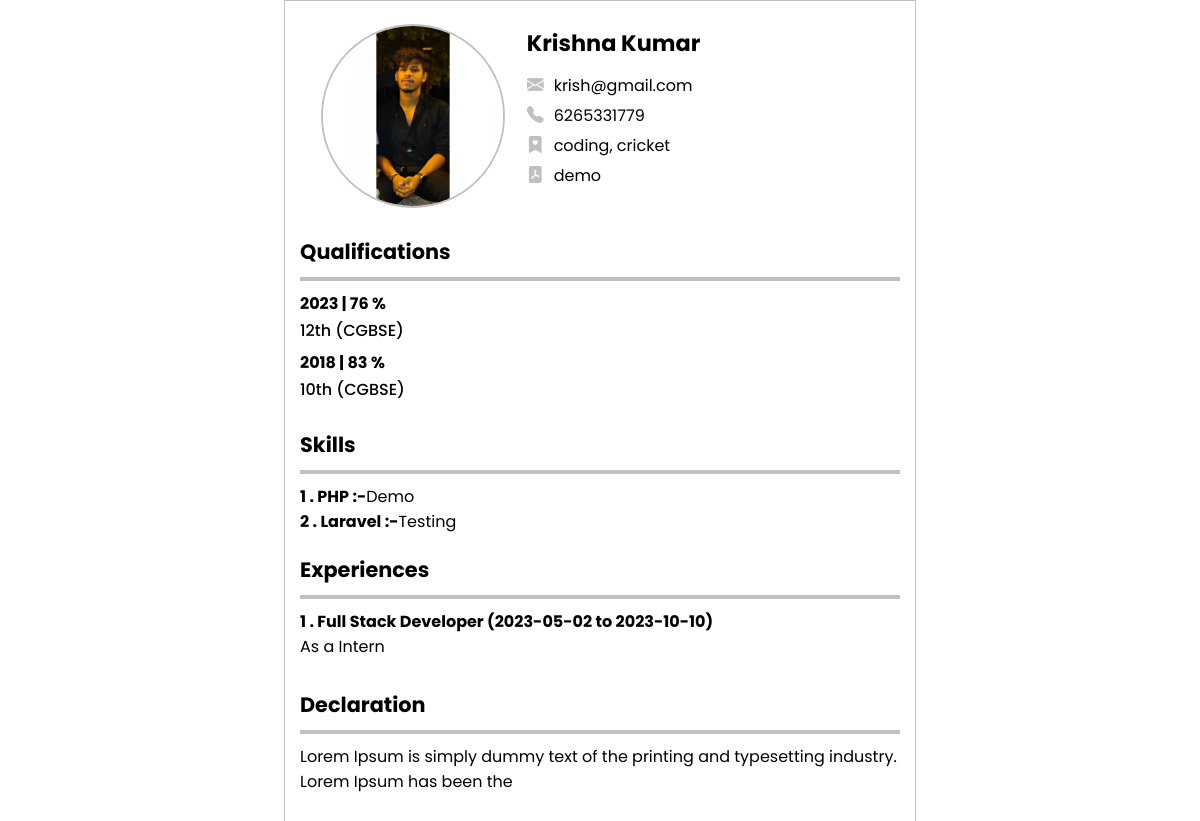
Screenshot of /resume.php with the database file from the repository.
### tables this page shows
CREATE TABLE `users` (
  `id` int(11) NOT NULL,
  `name` varchar(50) NOT NULL,
  `image` varchar(50) NOT NULL,
  `email` varchar(50) NOT NULL,
  `contact` bigint(10) NOT NULL,
  `objective` varchar(100) NOT NULL,
  `hobbies` varchar(100) NOT NULL,
  `declaration` varchar(100) NOT NULL,
  `date` datetime NOT NULL
);

CREATE TABLE `qualifications` (
  `id` int(11) NOT NULL,
  `userid` int(11) NOT NULL,
  `qualification` varchar(100) NOT NULL,
  `board` varchar(100) NOT NULL,
  `year` varchar(50) NOT NULL,
  `percent` float NOT NULL
);

CREATE TABLE `skills` (
  `id` int(11) NOT NULL,
  `userid` int(11) NOT NULL,
  `skill` varchar(50) NOT NULL,
  `descripton` varchar(100) NOT NULL
);

CREATE TABLE `experiences` (
  `id` int(11) NOT NULL,
  `userid` int(11) NOT NULL,
  `experience` varchar(100) NOT NULL,
  `start_date` date NOT NULL,
  `end_date` date NOT NULL,
  `description` varchar(100) NOT NULL
);

### connect.php (called while the page is built, shortened)
<?php
class Database
{
	private $host = "localhost";
	private $username = "root";
	private $password = "";
	private $db = "skill_count";
	function connect(){
		$connection = mysqli_connect($this->host,$this->username,$this->password,$this->db);
		return $connection;
	}
	function read($query){
		$conn = $this->connect();
		$result = mysqli_query($conn,$query);
		if(!$result){
			return false;
		}else{
			$data = false;
			while($row = mysqli_fetch_assoc($result)){
				$data[] = $row;
			}
			return $data;
		}
	}
}
?>

### functions.php (called while the page is built, shortened)
<?php
	function getQualification($id){
		$DB = new Database();
		$sql = "SELECT * FROM `qualifications` WHERE userid = $id ORDER by year DESC";
		$result = $DB->read($sql);
		return $result;
	}
	function getSkills($id){
		$DB = new Database();
		$sql = "SELECT * FROM `skills` WHERE userid = $id";
		$result = $DB->read($sql);
		return $result;
	}
	function getExperiencesResume($id){
		$DB = new Database();
		$sql = "SELECT * FROM `experiences` WHERE userid = $id";
		$result = $DB->read($sql);
		return $result;
	}
?>

### resume.php (the view, shortened to what this page needs)
<?php
	include("connect.php");
	include("functions.php");
	$DB = new Database();
	$userid = 1;
?>
<!DOCTYPE html>
<html>
<head>
	<link rel="stylesheet" href="css/library.css" />
	<link rel="stylesheet" href="https://cdn.jsdelivr.net/npm/bootstrap-icons@1.11.2/font/bootstrap-icons.min.css">
</head>
<body>
	<?php
		$sql = "SELECT * FROM `users` WHERE id = $userid";
		$result = $DB->read($sql);
		$ROW = $result[0];
	?>
	<div class="container">
		<div class="personal-details d-f">
			<div class="profile-image h-100 d-f a-i-c j-c-c">
				<img src="<?=$ROW['image']?>">
			</div>
			<div class="profile-details h-100">
				<div class="user-name f-w-7"><?=$ROW['name']?></div>
				<div class="email-container d-f a-i-c details">
					<div class="icon"><i class="bi bi-envelope-fill"></i></div>
					<div class="icon-details"><?=$ROW['email']?></div>
				</div>
				<div class="number-container d-f a-i-c details">
					<div class="icon"><i class="bi bi-telephone-fill"></i></div>
					<div class="icon-details"><?=$ROW['contact']?></div>
				</div>
				<div class="number-container d-f a-i-c details">
					<div class="icon"><i class="bi bi-bookmark-heart-fill"></i></div>
					<div class="icon-details"><?=$ROW['hobbies']?></div>
				</div>
				<div class="number-container d-f a-i-c details">
					<div class="icon"><i class="bi bi-file-pdf-fill"></i></div>
					<div class="icon-details"><?=$ROW['objective']?></div>
				</div>
			</div>
		</div>
		<div class="qualification">
			<div class="heading f-w-7">Qualifications</div>
			<div class="underline"></div>
			<?php
				$Qualifications = getQualification($userid);
				foreach ($Qualifications as $key => $Qualification) {
					?>
					<div class="qualification-up f-w-7"><?=$Qualification['year']?> | <?=$Qualification['percent']?> %</div>
					<div class="qualification-down f-w-5"><?=$Qualification['qualification']?> (<?=$Qualification['board']?>) </div>
					<?php
				}
			?>
		</div>
		<div class="qualification">
			<div class="heading f-w-7">Skills</div>
			<div class="underline"></div>
			<?php
				$Skills = getSkills($userid);
				foreach ($Skills as $key => $Skill){
					?>
					<div class="skill-container d-f a-i-c">
						<div class="f-w-7"><?=$key + 1?> . <?=$Skill['skill']?> :- </div> <div class=""> <?=$Skill['descripton']?></div>
					</div>
					<?php
				}
			?>
		</div>
		<div class="qualification">
			<div class="heading f-w-7">Experiences</div>
			<div class="underline"></div>
			<?php
				$Experiences = getExperiencesResume($userid);
				if($Experiences && is_array($Experiences)){
					foreach ($Experiences as $key => $Experience) {
						?>
						<div class="experience-container">
							<div class="f-w-7">
								<?=$key + 1?> . <?= $Experience['experience']?> (<?=$Experience['start_date']?> to <?=$Experience['end_date']?>)
							</div>
							<div class="descripton"><?=$Experience['description']?></div>
						</div>
						<?php
					}
				}else{
					echo "As a Freshers.";
				}
			?>
		</div>
		<div class="qualification">
			<div class="heading f-w-7">Declaration</div>
			<div class="underline"></div>
			<div class="declaration">
				<?=$ROW['declaration']?>
			</div>
		</div>
	</div>
</body>
</html>

### css/library.css (style rules this page uses)
* { margin: 0; padding: 0; overflow: hidden; }
body { font-family: 'Poppins', sans-serif; }
html { scroll-behavior: smooth; overflow: auto; }
.d-f { display: flex; }
.a-i-c { align-items: center; }
.j-c-c { justify-content: center; }
.h-100 { height: 100%; }
.f-w-5 { font-weight: 500; }
.f-w-7 { font-weight: 700; }

### resume.php (style rules this page uses)
.container { min-height: 100vh; width: 50%; margin: auto; border: 1px solid silver; padding: 15px; }
.personal-details { height: 200px; justify-content: space-evenly; }
.profile-image { width: 200px; }
.profile-image img { height: 180px; width: 180px; object-fit: cover; border-radius: 50%; border: 2px solid silver; }
.profile-details { width: 60%; }
.user-name { font-size: 1.4rem; margin: 10px 0; }
.details { height: 30px; }
.details i { font-size: 17px; margin-right: 10px; color: silver; }
.qualification { margin-top: 20px; }
.heading { font-size: 1.3rem; }
.underline { height: 4px; background: silver; margin: 10px 0; }
.qualification-up { font-size: 1rem; margin-bottom: 2px; }
.qualification-down { margin-bottom: 7px; }
.experience-container { margin-bottom: 10px; }

### rows the page displays
users: image (picture), name "Krishna Kumar", email "krish@gmail.com", contact "6265331779", hobbies "coding, cricket", objective "demo", declaration "Lorem Ipsum is simply dummy text of the printing and typesetting industry. Lorem Ipsum has been the"
qualifications: year "2023", percent "76", qualification "12th", board "CGBSE"
qualifications: year "2018", percent "83", qualification "10th", board "CGBSE"
skills: skill "PHP", descripton "Demo"
skills: skill "Laravel", descripton "Testing"
experiences: experience "Full Stack Developer", start_date "2023-05-02", end_date "2023-10-10", description "As a Intern"
